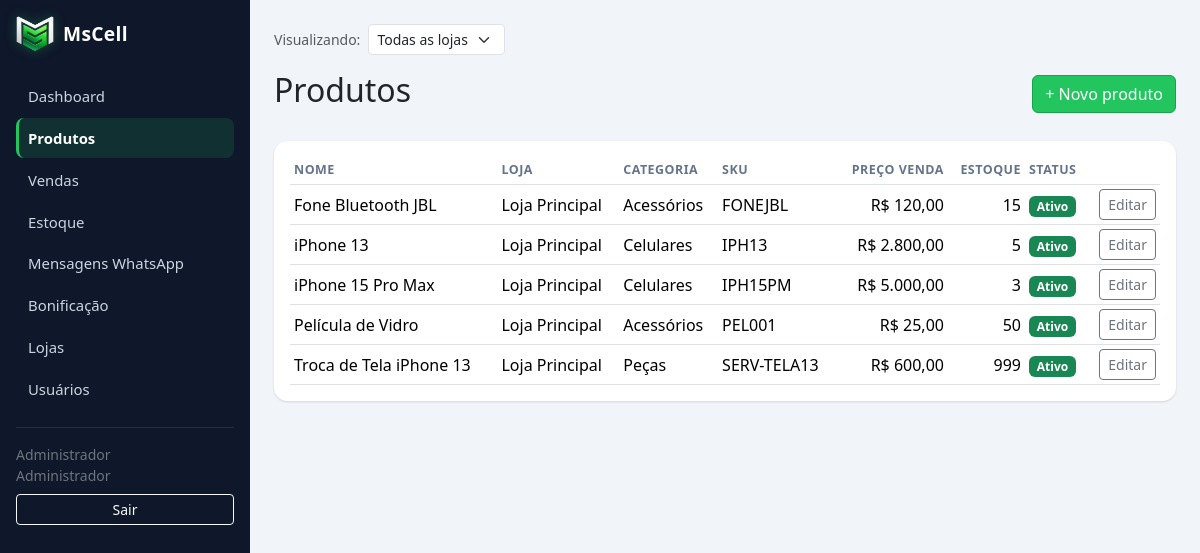
The app's page /produtos/index.php (signed in) with its own data.
### tables this page shows
CREATE TABLE produtos (
    id                  INT UNSIGNED AUTO_INCREMENT PRIMARY KEY,
    loja_id             INT UNSIGNED NOT NULL,
    nome                VARCHAR(150) NOT NULL,
    apelidos            VARCHAR(255) NULL,
    categoria_id        INT UNSIGNED NULL,
    sku                 VARCHAR(60) NULL,
    preco_custo         DECIMAL(10,2) NOT NULL DEFAULT 0,
    preco_venda         DECIMAL(10,2) NOT NULL DEFAULT 0,
    quantidade_estoque  INT NOT NULL DEFAULT 0,
    estoque_minimo      INT NOT NULL DEFAULT 0,
    ativo               TINYINT(1) NOT NULL DEFAULT 1,
    criado_em           DATETIME NOT NULL DEFAULT CURRENT_TIMESTAMP,
    atualizado_em       DATETIME NOT NULL DEFAULT CURRENT_TIMESTAMP ON UPDATE CURRENT_TIMESTAMP,
    CONSTRAINT fk_produtos_categoria FOREIGN KEY (categoria_id) REFERENCES categorias(id)
        ON DELETE SET NULL,
    CONSTRAINT fk_produtos_loja FOREIGN KEY (loja_id) REFERENCES lojas(id),
    INDEX idx_produtos_nome (nome),
    INDEX idx_produtos_ativo (ativo),
    INDEX idx_produtos_loja (loja_id)
);

CREATE TABLE lojas (
    id               INT UNSIGNED AUTO_INCREMENT PRIMARY KEY,
    nome             VARCHAR(120) NOT NULL,
    endereco         VARCHAR(255) NULL,
    numero_whatsapp  VARCHAR(30) NULL UNIQUE,
    ativa            TINYINT(1) NOT NULL DEFAULT 1,
    criado_em        DATETIME NOT NULL DEFAULT CURRENT_TIMESTAMP
);

CREATE TABLE categorias (
    id      INT UNSIGNED AUTO_INCREMENT PRIMARY KEY,
    nome    VARCHAR(80) NOT NULL UNIQUE
);

### src/Services/AuthService.php (called while the page is built, shortened)
<?php
class AuthService
{
    public static function papelAtual(): ?string
    {
        return $_SESSION['usuario_papel'] ?? null;
    }
    public static function podeVerTodasLojas(): bool
    {
        return self::papelAtual() === Usuario::PAPEL_ADMIN;
    }
    public static function lojaEfetiva(): ?int
    {
        return $_SESSION['loja_filtro'] ?? null;
    }
}

### src/autoload.php (called while the page is built, shortened)
<?php
spl_autoload_register(function (string $class): void {
    $prefix = 'MsCell\\';
    $relative = substr($class, strlen($prefix));
    $path = __DIR__ . DIRECTORY_SEPARATOR . str_replace('\\', DIRECTORY_SEPARATOR, $relative) . '.php';
});

### src/Helpers/Formatador.php (called while the page is built, shortened)
<?php
class Formatador
{
    public static function moeda(float $valor): string
    {
        return 'R$ ' . number_format($valor, 2, ',', '.');
    }
    public static function papel(string $papel): string
    {
        return match ($papel) {
            'admin' => 'Administrador',
            'funcionario' => 'Funcionário',
            'usuario' => 'Usuário',
            default => ucfirst($papel),
        };
    }
}

### src/Config/Env.php (called while the page is built, shortened)
<?php
class Env
{
    public static function get(string $key, ?string $default = null): ?string
    {
        $value = $_ENV[$key] ?? getenv($key);
        return $value === false || $value === null ? $default : $value;
    }
}

### src/Config/Database.php (called while the page is built, shortened)
<?php
class Database
{
    private static ?PDO $instance = null;
    public static function getConnection(): PDO
    {
        if (self::$instance !== null) {
            return self::$instance;
        }
        $host = Env::get('DB_HOST', 'localhost');
        $port = Env::get('DB_PORT', '3306');
        $name = Env::get('DB_NAME', 'mscell');
        $user = Env::get('DB_USER', 'mscell_app');
        $pass = Env::get('DB_PASS', '');
        $socket = Env::get('DB_SOCKET');
        $dsn = $socket
            ? "mysql:unix_socket={$socket};dbname={$name};charset=utf8mb4"
            : "mysql:host={$host};port={$port};dbname={$name};charset=utf8mb4";
        try {
            self::$instance = new PDO($dsn, $user, $pass, [
                PDO::ATTR_ERRMODE => PDO::ERRMODE_EXCEPTION,
                PDO::ATTR_DEFAULT_FETCH_MODE => PDO::FETCH_ASSOC,
                PDO::ATTR_EMULATE_PREPARES => false,
            ]);
        } catch (PDOException $e) {
            error_log('[MsCell] Falha na conexao com o banco: ' . $e->getMessage());
            throw new PDOException('Nao foi possivel conectar ao banco de dados.', (int) $e->getCode());
        }
        return self::$instance;
    }
}

### src/Models/Produto.php (called while the page is built, shortened)
<?php
class Produto
{
    public static function todos(bool $apenasAtivos = false, ?int $lojaId = null): array
    {
        $sql = 'SELECT p.*, c.nome AS categoria_nome, l.nome AS loja_nome
                FROM produtos p
                LEFT JOIN categorias c ON c.id = p.categoria_id
                LEFT JOIN lojas l ON l.id = p.loja_id
                WHERE 1=1';
        $params = [];
        $sql .= ' ORDER BY p.nome';
        $stmt = Database::getConnection()->prepare($sql);
        $stmt->execute($params);
        return $stmt->fetchAll();
    }
}

### public/produtos/index.php (the view, shortened to what this page needs)
<?php
$podeGerenciar = in_array(AuthService::papelAtual(), ['admin', 'funcionario'], true);
$lojaEfetiva = AuthService::lojaEfetiva();
$mostrarColunaLoja = $lojaEfetiva === null;
$produtos = Produto::todos(false, $lojaEfetiva);
$paginaAtual = 'produtos';
require __DIR__ . '/../partials/head.php';
require __DIR__ . '/../partials/layout_start.php';
?>
<div class="d-flex justify-content-between align-items-center mb-4">
    <h2>Produtos</h2>
    <?php if ($podeGerenciar): ?>
        <a href="/produtos/form.php" class="btn btn-mscell">+ Novo produto</a>
    <?php endif; ?>
</div>
<div class="card card-stat p-3">
    <table class="table table-sm align-middle">
        <thead>
        <tr>
            <th>Nome</th>
            <?php if ($mostrarColunaLoja): ?><th>Loja</th><?php endif; ?>
            <th>Categoria</th>
            <th>SKU</th>
            <th class="text-end">Preço venda</th>
            <th class="text-end">Estoque</th>
            <th>Status</th>
            <?php if ($podeGerenciar): ?><th></th><?php endif; ?>
        </tr>
        </thead>
        <tbody>
        <?php foreach ($produtos as $p): ?>
            <tr>
                <td><?= htmlspecialchars($p['nome']) ?></td>
                <?php if ($mostrarColunaLoja): ?><td><?= htmlspecialchars($p['loja_nome'] ?? '—') ?></td><?php endif; ?>
                <td><?= htmlspecialchars($p['categoria_nome'] ?? '—') ?></td>
                <td><?= htmlspecialchars($p['sku'] ?? '—') ?></td>
                <td class="text-end"><?= Formatador::moeda((float) $p['preco_venda']) ?></td>
                <td class="text-end">
                    <?= (int) $p['quantidade_estoque'] ?>
                </td>
                <td>
                    <?php if ($p['ativo']): ?>
                        <span class="badge bg-success">Ativo</span>
                    <?php else: ?>
                        <span class="badge bg-secondary">Inativo</span>
                    <?php endif; ?>
                </td>
                <?php if ($podeGerenciar): ?>
                    <td class="text-end">
                        <a href="/produtos/form.php?id=<?= (int) $p['id'] ?>" class="btn btn-sm btn-outline-secondary">Editar</a>
                    </td>
                <?php endif; ?>
            </tr>
        <?php endforeach; ?>
        </tbody>
    </table>
</div>
<?php
require __DIR__ . '/../partials/layout_end.php';
require __DIR__ . '/../partials/foot.php';

### public/partials/head.php (shortened to what this page needs)
<!doctype html>
<html lang="pt-BR">
<head>
    <link href="https://cdn.jsdelivr.net/npm/bootstrap@5.3.3/dist/css/bootstrap.min.css" rel="stylesheet">
    <link href="/assets/css/mscell.css" rel="stylesheet">
</head>
<body>

### public/partials/layout_start.php (shortened to what this page needs)
<?php
$papelAtual = AuthService::papelAtual();
$paginaAtual = $paginaAtual ?? '';
$itensMenu = [
    ['chave' => 'dashboard', 'href' => '/dashboard.php', 'label' => 'Dashboard', 'papeis' => ['admin', 'funcionario', 'usuario']],
    ['chave' => 'produtos', 'href' => '/produtos/index.php', 'label' => 'Produtos', 'papeis' => ['admin', 'funcionario', 'usuario']],
    ['chave' => 'vendas', 'href' => '/vendas/index.php', 'label' => $papelAtual === 'funcionario' ? 'Minhas Vendas' : 'Vendas', 'papeis' => ['admin', 'funcionario', 'usuario']],
    ['chave' => 'estoque', 'href' => '/estoque/index.php', 'label' => 'Estoque', 'papeis' => ['admin', 'funcionario', 'usuario']],
    ['chave' => 'whatsapp', 'href' => '/whatsapp/index.php', 'label' => 'Mensagens WhatsApp', 'papeis' => ['admin', 'funcionario']],
    ['chave' => 'bonificacao', 'href' => '/bonificacao/index.php', 'label' => 'Bonificação', 'papeis' => ['admin']],
    ['chave' => 'lojas', 'href' => '/lojas/index.php', 'label' => 'Lojas', 'papeis' => ['admin']],
    ['chave' => 'usuarios', 'href' => '/usuarios/index.php', 'label' => 'Usuários', 'papeis' => ['admin']],
];
?>
<div class="d-flex">
    <nav class="mscell-sidebar p-3" style="width: 250px;">
        <a href="/dashboard.php" class="brand-row mb-4">
            <img src="/assets/img/logo.png" alt="MsCell" class="brand-logo">
            <span class="brand-wordmark">MsCell</span>
        </a>
        <ul class="nav nav-pills flex-column mb-auto">
            <?php foreach ($itensMenu as $item): ?>
                <?php if (in_array($papelAtual, $item['papeis'], true)): ?>
                    <li class="nav-item">
                        <a href="<?= $item['href'] ?>" class="nav-link <?= $paginaAtual === $item['chave'] ? 'active' : '' ?>">
                            <?= htmlspecialchars($item['label']) ?>
                        </a>
                    </li>
                <?php endif; ?>
            <?php endforeach; ?>
        </ul>
        <hr class="text-secondary">
        <div class="small text-secondary mb-2">
            <?= htmlspecialchars($_SESSION['usuario_nome'] ?? '') ?><br>
            <?= htmlspecialchars(\MsCell\Helpers\Formatador::papel($papelAtual ?? '')) ?>
        </div>
        <a href="/logout.php" class="btn btn-outline-light btn-sm w-100">Sair</a>
    </nav>
    <main class="flex-grow-1 p-4">
        <?php if (AuthService::podeVerTodasLojas()): ?>
            <form method="post" action="/lojas/selecionar.php" class="d-flex align-items-center gap-2 mb-3">
                <label class="small text-muted mb-0">Visualizando:</label>
                <select name="loja_id" class="form-select form-select-sm" style="width: auto;" onchange="this.form.submit()">
                    <option value="" <?= AuthService::lojaEfetiva() === null ? 'selected' : '' ?>>Todas as lojas</option>
                </select>
            </form>
        <?php elseif (AuthService::lojaId() !== null): ?>
            <?php $minhaLoja = Loja::buscarPorId(AuthService::lojaId()); ?>
            <div class="small text-muted mb-3">Loja: <strong><?= htmlspecialchars($minhaLoja['nome'] ?? '—') ?></strong></div>
        <?php endif; ?>

### public/partials/layout_end.php
    </main>
</div>

### public/partials/foot.php (shortened to what this page needs)
</body>
</html>

### public/assets/css/mscell.css (style rules this page uses)
:root { --mscell-navy: #0f172a; --mscell-navy-light: #1c2b45; --mscell-accent: #22c55e; --mscell-accent-dark: #16a34a; --mscell-accent-soft: rgba(34, 197, 94, .14); --mscell-bg: #f1f5f9; }
* { box-sizing: border-box; }
body { background-color: var(--mscell-bg); }
a { text-decoration: none; }
.mscell-sidebar { background-color: var(--mscell-navy); min-height: 100vh; color: #e2e8f0; position: sticky; top: 0; height: 100vh; overflow-y: auto; }
.brand-row { display: flex; align-items: center; gap: .6rem; }
.brand-logo { height: 36px; width: auto; filter: drop-shadow(0 0 6px rgba(34, 197, 94, .35)); }
.brand-wordmark { color: #fff; font-weight: 700; font-size: 1.2rem; letter-spacing: .3px; }
.mscell-sidebar .nav-link { color: #cbd5e1; border-radius: .5rem; margin-bottom: 2px; padding: .55rem .75rem; font-size: .93rem; transition: background-color .15s ease, color .15s ease; }
.mscell-sidebar .nav-link.active { background-color: var(--mscell-accent-soft); color: #fff; font-weight: 600; border-left: 3px solid var(--mscell-accent); padding-left: calc(.75rem - 3px); }
.btn-mscell { background-color: var(--mscell-accent); border-color: var(--mscell-accent-dark); color: #fff; font-weight: 500; }
.btn, .form-control, .form-select { transition: box-shadow .15s ease, border-color .15s ease, background-color .15s ease; }
.card-stat { border: none; border-radius: .85rem; box-shadow: 0 1px 3px rgba(15, 23, 42, .06), 0 1px 2px rgba(15, 23, 42, .08); overflow-x: auto; }
.table { margin-bottom: 0; }
.table > thead > tr > th { font-size: .78rem; text-transform: uppercase; letter-spacing: .04em; color: #64748b; border-bottom-width: 1px; font-weight: 600; white-space: nowrap; }
.table > tbody > tr { transition: background-color .1s ease; }

### records on screen
produtos: nome "Fone Bluetooth JBL", loja.nome "Loja Principal", categoria.nome "Acessórios", sku "FONEJBL", preco_venda "R$ 120,00", quantidade_estoque "15", ativo "Ativo"
produtos: nome "iPhone 13", loja.nome "Loja Principal", categoria.nome "Celulares", sku "IPH13", preco_venda "R$ 2.800,00", quantidade_estoque "5", ativo "Ativo"
produtos: nome "iPhone 15 Pro Max", loja.nome "Loja Principal", categoria.nome "Celulares", sku "IPH15PM", preco_venda "R$ 5.000,00", quantidade_estoque "3", ativo "Ativo"
produtos: nome "Película de Vidro", loja.nome "Loja Principal", categoria.nome "Acessórios", sku "PEL001", preco_venda "R$ 25,00", quantidade_estoque "50", ativo "Ativo"
produtos: nome "Troca de Tela iPhone 13", loja.nome "Loja Principal", categoria.nome "Peças", sku "SERV-TELA13", preco_venda "R$ 600,00", quantidade_estoque "999", ativo "Ativo"

### other values on screen
$item['label'] "Dashboard"
$item['label'] "Produtos"
$item['label'] "Vendas"
$item['label'] "Estoque"
$item['label'] "Mensagens WhatsApp"
$item['label'] "Bonificação"
$item['label'] "Lojas"
$item['label'] "Usuários"
$_SESSION['usuario_nome'] "Administrador"
